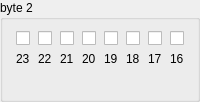
        <widget class="QGroupBox" name="grpByte2">
         <property name="title">
          <string>byte 2</string>
         </property>
         <layout class="QGridLayout" name="gridLayout_37">
          <item row="0" column="0">
           <layout class="QGridLayout" name="gridLayout_38">
            <item row="0" column="0">
             <widget class="QCheckBox" name="chkByte2_23">
              <property name="sizePolicy">
               <sizepolicy hsizetype="Fixed" vsizetype="Fixed">
                <horstretch>0</horstretch>
                <verstretch>0</verstretch>
               </sizepolicy>
              </property>
              <property name="text">
               <string/>
              </property>
             </widget>
            </item>
            <item row="1" column="0">
             <widget class="QLabel" name="label_34">
              <property name="sizePolicy">
               <sizepolicy hsizetype="Fixed" vsizetype="Fixed">
                <horstretch>0</horstretch>
                <verstretch>0</verstretch>
               </sizepolicy>
              </property>
              <property name="text">
               <string>23</string>
              </property>
             </widget>
            </item>
           </layout>
          </item>
          <item row="0" column="1">
           <layout class="QGridLayout" name="gridLayout_39">
            <item row="0" column="0">
             <widget class="QCheckBox" name="chkByte2_22">
              <property name="sizePolicy">
               <sizepolicy hsizetype="Fixed" vsizetype="Fixed">
                <horstretch>0</horstretch>
                <verstretch>0</verstretch>
               </sizepolicy>
              </property>
              <property name="text">
               <string/>
              </property>
             </widget>
            </item>
            <item row="1" column="0">
             <widget class="QLabel" name="label_35">
              <property name="sizePolicy">
               <sizepolicy hsizetype="Fixed" vsizetype="Fixed">
                <horstretch>0</horstretch>
                <verstretch>0</verstretch>
               </sizepolicy>
              </property>
              <property name="text">
               <string>22</string>
              </property>
             </widget>
            </item>
           </layout>
          </item>
          <item row="0" column="2">
           <layout class="QGridLayout" name="gridLayout_40">
            <item row="0" column="0">
             <widget class="QCheckBox" name="chkByte2_21">
              <property name="sizePolicy">
               <sizepolicy hsizetype="Fixed" vsizetype="Fixed">
                <horstretch>0</horstretch>
                <verstretch>0</verstretch>
               </sizepolicy>
              </property>
              <property name="text">
               <string/>
              </property>
             </widget>
            </item>
            <item row="1" column="0">
             <widget class="QLabel" name="label_36">
              <property name="sizePolicy">
               <sizepolicy hsizetype="Fixed" vsizetype="Fixed">
                <horstretch>0</horstretch>
                <verstretch>0</verstretch>
               </sizepolicy>
              </property>
              <property name="text">
               <string>21</string>
              </property>
             </widget>
            </item>
           </layout>
          </item>
          <item row="0" column="3">
           <layout class="QGridLayout" name="gridLayout_41">
            <item row="0" column="0">
             <widget class="QCheckBox" name="chkByte2_20">
              <property name="sizePolicy">
               <sizepolicy hsizetype="Fixed" vsizetype="Fixed">
                <horstretch>0</horstretch>
                <verstretch>0</verstretch>
               </sizepolicy>
              </property>
              <property name="text">
               <string/>
              </property>
             </widget>
            </item>
            <item row="1" column="0">
             <widget class="QLabel" name="label_37">
              <property name="sizePolicy">
               <sizepolicy hsizetype="Fixed" vsizetype="Fixed">
                <horstretch>0</horstretch>
                <verstretch>0</verstretch>
               </sizepolicy>
              </property>
              <property name="text">
               <string>20</string>
              </property>
             </widget>
            </item>
           </layout>
          </item>
          <item row="0" column="4">
           <layout class="QGridLayout" name="gridLayout_42">
            <item row="0" column="0">
             <widget class="QCheckBox" name="chkByte2_19">
              <property name="sizePolicy">
               <sizepolicy hsizetype="Fixed" vsizetype="Fixed">
                <horstretch>0</horstretch>
                <verstretch>0</verstretch>
               </sizepolicy>
              </property>
              <property name="text">
               <string/>
              </property>
             </widget>
            </item>
            <item row="1" column="0">
             <widget class="QLabel" name="label_38">
              <property name="sizePolicy">
               <sizepolicy hsizetype="Fixed" vsizetype="Fixed">
                <horstretch>0</horstretch>
                <verstretch>0</verstretch>
               </sizepolicy>
              </property>
              <property name="text">
               <string>19</string>
              </property>
             </widget>
            </item>
           </layout>
          </item>
          <item row="0" column="5">
           <layout class="QGridLayout" name="gridLayout_43">
            <item row="0" column="0">
             <widget class="QCheckBox" name="chkByte2_18">
              <property name="sizePolicy">
               <sizepolicy hsizetype="Fixed" vsizetype="Fixed">
                <horstretch>0</horstretch>
                <verstretch>0</verstretch>
               </sizepolicy>
              </property>
              <property name="text">
               <string/>
              </property>
             </widget>
            </item>
            <item row="1" column="0">
             <widget class="QLabel" name="label_39">
              <property name="sizePolicy">
               <sizepolicy hsizetype="Fixed" vsizetype="Fixed">
                <horstretch>0</horstretch>
                <verstretch>0</verstretch>
               </sizepolicy>
              </property>
              <property name="text">
               <string>18</string>
              </property>
             </widget>
            </item>
           </layout>
          </item>
          <item row="0" column="6">
           <layout class="QGridLayout" name="gridLayout_44">
            <item row="0" column="0">
             <widget class="QCheckBox" name="chkByte2_17">
              <property name="sizePolicy">
               <sizepolicy hsizetype="Fixed" vsizetype="Fixed">
                <horstretch>0</horstretch>
                <verstretch>0</verstretch>
               </sizepolicy>
              </property>
              <property name="text">
               <string/>
              </property>
             </widget>
            </item>
            <item row="1" column="0">
             <widget class="QLabel" name="label_40">
              <property name="sizePolicy">
               <sizepolicy hsizetype="Fixed" vsizetype="Fixed">
                <horstretch>0</horstretch>
                <verstretch>0</verstretch>
               </sizepolicy>
              </property>
              <property name="text">
               <string>17</string>
              </property>
             </widget>
            </item>
           </layout>
          </item>
          <item row="0" column="7">
           <layout class="QGridLayout" name="gridLayout_45">
            <item row="0" column="0">
             <widget class="QCheckBox" name="chkByte2_16">
              <property name="sizePolicy">
               <sizepolicy hsizetype="Fixed" vsizetype="Fixed">
                <horstretch>0</horstretch>
                <verstretch>0</verstretch>
               </sizepolicy>
              </property>
              <property name="text">
               <string/>
              </property>
             </widget>
            </item>
            <item row="1" column="0">
             <widget class="QLabel" name="label_41">
              <property name="sizePolicy">
               <sizepolicy hsizetype="Fixed" vsizetype="Fixed">
                <horstretch>0</horstretch>
                <verstretch>0</verstretch>
               </sizepolicy>
              </property>
              <property name="text">
               <string>16</string>
              </property>
             </widget>
            </item>
           </layout>
          </item>
          <item row="2" column="4" colspan="4">
           <widget class="BMQSpinBox" name="spnByte2_HexRight" native="true">
            <property name="sizePolicy">
             <sizepolicy hsizetype="Minimum" vsizetype="Fixed">
              <horstretch>0</horstretch>
              <verstretch>0</verstretch>
             </sizepolicy>
            </property>
            <property name="minimumSize">
             <size>
              <width>20</width>
              <height>16</height>
             </size>
            </property>
            <property name="focusPolicy">
             <enum>Qt::WheelFocus</enum>
            </property>
           </widget>
          </item>
          <item row="2" column="0" colspan="4">
           <widget class="BMQSpinBox" name="spnByte2_HexLeft" native="true">
            <property name="sizePolicy">
             <sizepolicy hsizetype="Minimum" vsizetype="Fixed">
              <horstretch>0</horstretch>
              <verstretch>0</verstretch>
             </sizepolicy>
            </property>
            <property name="minimumSize">
             <size>
              <width>20</width>
              <height>16</height>
             </size>
            </property>
            <property name="focusPolicy">
             <enum>Qt::WheelFocus</enum>
            </property>
           </widget>
          </item>
         </layout>
        </widget>
